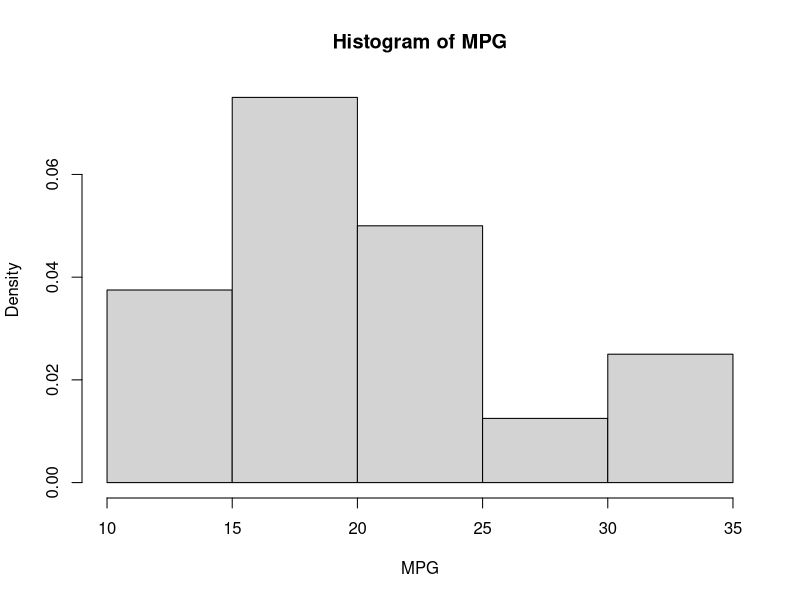
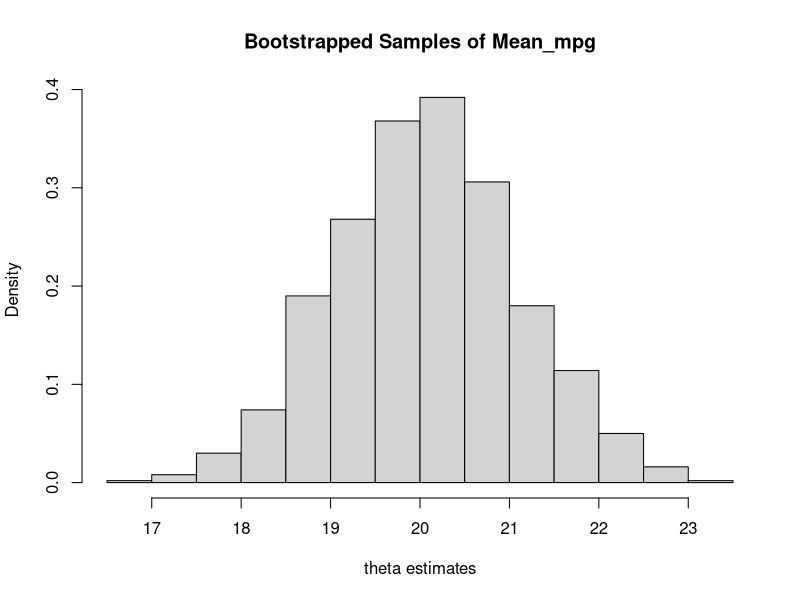
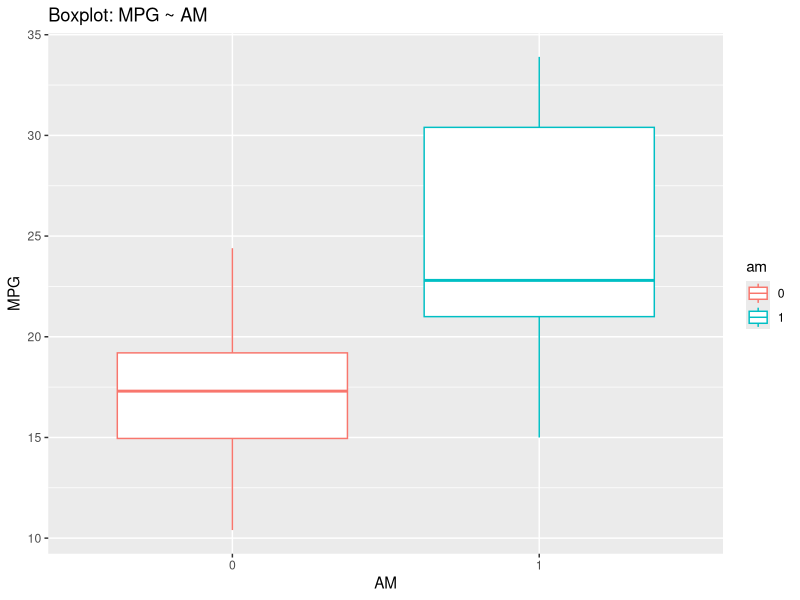
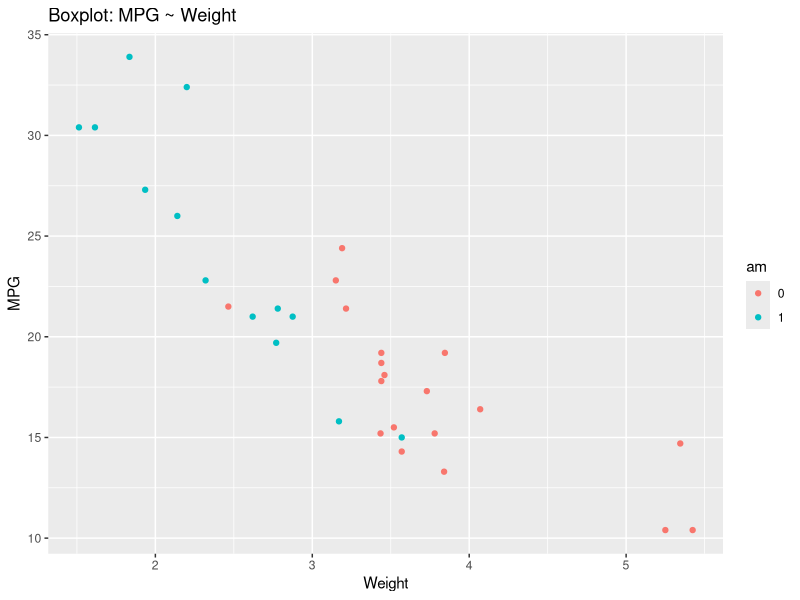
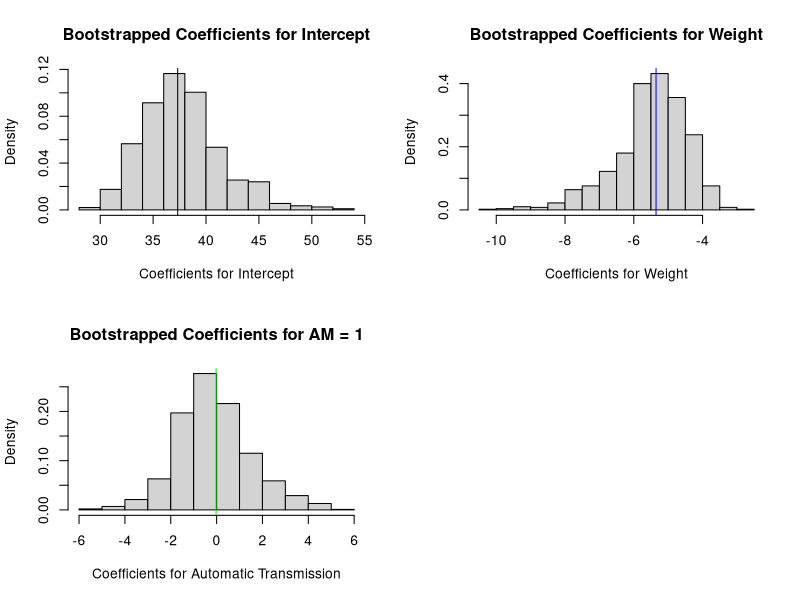

These charts were generated, in order, by the following R code:
## ---- chunk 1
data("mtcars")
mpg = mtcars$mpg
n = length(mpg)
hist(x = mpg, probability = TRUE, xlab = "MPG", main = "Histogram of MPG")

B = 1000
results = numeric(B)
for(b in 1:B){
  i = sample(x = 1:n, size = n, replace = TRUE)
  bootSample = mpg[i]
  thetaHat = mean(bootSample)
  results[b] = thetaHat
}

hist(x = results, probability = TRUE, 
     main = "Bootstrapped Samples of Mean_mpg",
     xlab = "theta estimates")



print(table(i)/n)


## ---- chunk 2
library(ggplot2)

mtcars$am <- as.factor(mtcars$am)

fit = lm(formula = mpg ~ wt + am, data = mtcars)

qplot(x = as.factor(am), y = mpg, data = mtcars, geom = "boxplot",
      main = "Boxplot: MPG ~ AM", ylab = "MPG", xlab = "AM",
      colour = am)


qplot(x = wt, y = mpg, data = mtcars,
      main = "Boxplot: MPG ~ Weight", ylab = "MPG", xlab = "Weight",
      colour = am)

## see summary of model
summary(fit)

## see coefficients
beta_int = coefficients(fit)[1]
beta_wt = coefficients(fit)[2]
beta_am = coefficients(fit)[3]

## ---- chunk 3
n = dim(mtcars)[1]
B = 1000

results = matrix(data = NA, nrow = B, ncol = 3, 
                 dimnames = list(NULL, c("Intercept", "wt", "am")))
for(b in 1:B){
  i = sample(x = 1:n, size = n, replace = TRUE)
  temp = mtcars[i,]
  temp_model =  lm(formula = mpg ~ wt + am, data = temp)
  coeff = matrix(data = coefficients(temp_model), ncol = 3)
  if(sum(is.na(coeff)) > 0){
    break
  }
  results[b,] = coeff
}

results <- data.frame(results, check.names = FALSE)

head(results)
tail(results)

boot_int = results[,"Intercept"]
boot_wt = results[,"wt"]
boot_am = results[,"am"]


par(mfrow = c(2,2))
hist(boot_int, main = "Bootstrapped Coefficients for Intercept",
     xlab = "Coefficients for Intercept", probability = TRUE)
abline(v = coefficients(fit)[1], col = "black")


hist(boot_wt, main = "Bootstrapped Coefficients for Weight",
     xlab = "Coefficients for Weight", probability = TRUE)
abline(v = coefficients(fit)[2], col = "blue")


hist(boot_am, main = "Bootstrapped Coefficients for AM = 1",
     xlab = "Coefficients for Automatic Transmission", probability = TRUE)
abline(v = coefficients(fit)[3], col = "green")



## ---- chunk 4

bias_int = mean(boot_int - beta_int)
print(bias_int)

bias_wt = mean(boot_wt - beta_wt)
print(bias_wt)

bias_am = mean(boot_am - beta_am)
print(bias_am)


## incorportate our bias into the coefficients
## we now have bias corrected coefficients

intercept = beta_int + bias_int
print(intercept)


wt = beta_wt + bias_wt
print(wt)


am = beta_am + bias_am
print(am)



